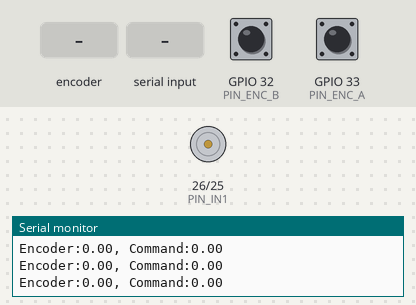
The sketch below on a simulated ESP32. Parts: motor-driver pin pairs drawn as motors (green arrow = first pin HIGH = forward, orange = second pin HIGH = backward, longer = more drive, scaled by the enable pin), the last lines printed to the serial monitor. Inputs (shaded band) come from the test bench; at power-on: GPIO 32 (PIN_ENC_B) HIGH, GPIO 33 (PIN_ENC_A) HIGH.

Above: at 1.2 s.
1.3 s: rotary encoder on GPIO 33 (PIN_ENC_A) / GPIO 32 (PIN_ENC_B) turned 3 steps (first pin leading)
At 1.64 s:
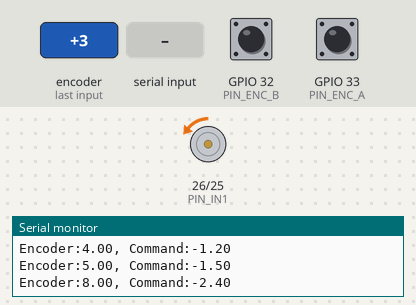
3.4 s: "a90\n" received over Serial
At 4.2 s:
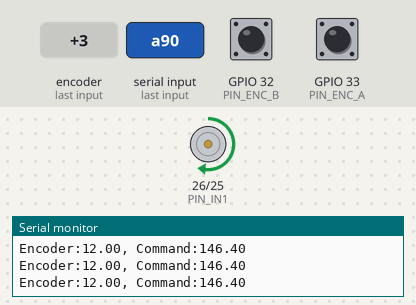
4.9 s: "p90\n" received over Serial
At 5.3 s:
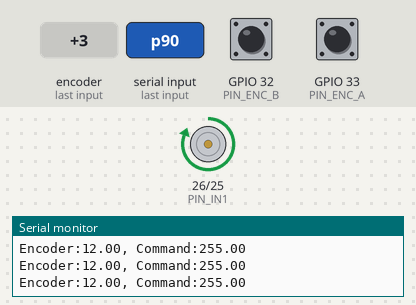
6.4 s: "z90\n" received over Serial
At 7.6 s:
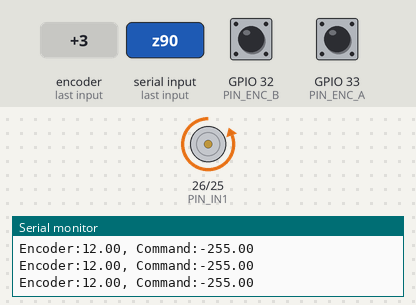
7.9 s: "a,45\n" received over Serial
At 8.8 s:
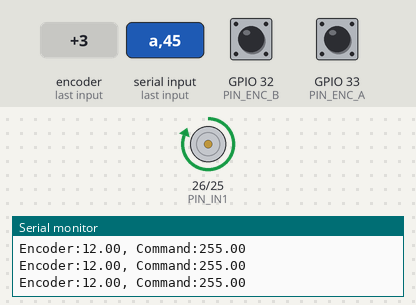
9.4 s: "z,45\n" received over Serial
At 10.0 s:
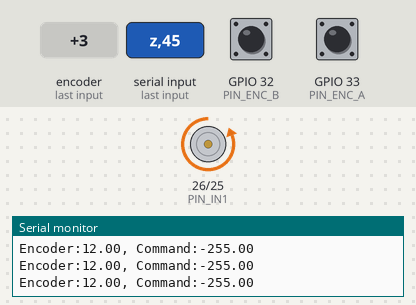
Timing chart, 0 to 11.9 s (numbered marks = the images above; inputs shaded):
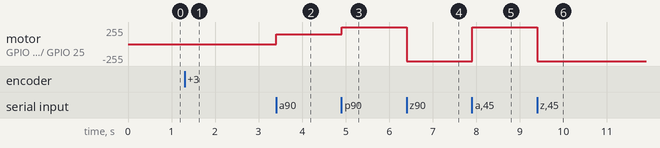

Measured:
- after the input at 1.3 s, motor on GPIO 26 (PIN_IN1) / GPIO 25 (PIN_IN2): stopped → backward 1/255 after 0.08 s, → backward 2/255 0.17 s later, → backward 3/255 0.17 s later
- after the input at 3.4 s, motor on GPIO 26 (PIN_IN1) / GPIO 25 (PIN_IN2): backward 3/255 → forward 145/255 at once
- after the input at 4.9 s, motor on GPIO 26 (PIN_IN1) / GPIO 25 (PIN_IN2): forward 145/255 → forward 255/255 at once
- after the input at 6.4 s, motor on GPIO 26 (PIN_IN1) / GPIO 25 (PIN_IN2): forward 255/255 → backward 255/255 at once
- after the input at 7.9 s, motor on GPIO 26 (PIN_IN1) / GPIO 25 (PIN_IN2): backward 255/255 → forward 255/255 at once
- after the input at 9.4 s, motor on GPIO 26 (PIN_IN1) / GPIO 25 (PIN_IN2): forward 255/255 → backward 255/255 at once

The sketch:

TT_Motor_PID_Control.ino
```cpp
/*
 * Motor Encoder PID Control — ESP32 + L298N + TT Motor
 * MET 382 Industrial Instrumentation and Controls
 *
 * Pins:
 *   IN1  -> GPIO 26  |  IN2 -> GPIO 25  |  ENA -> GPIO 27 (PWM)
 *   ENC A -> GPIO 32 |  ENC B -> GPIO 33
 */

// ── Pin Definitions ──────────────────────────────────────────────
#define PIN_IN1   26
#define PIN_IN2   25
#define PIN_ENA   27
#define PIN_ENC_A 33
#define PIN_ENC_B 32

// ── PWM Config ───────────────────────────────────────────────────
#define PWM_FREQ   20000  // 20kHz — silent
#define PWM_RES    8      // 8-bit: 0-255

// ── PID Sample Rate ──────────────────────────────────────────────
#define PID_INTERVAL_MS 10  // 100 Hz — run PID every 10ms

// ── PID Gains — tune these ───────────────────────────────────────
double Kp = 0.3;
double Ki = 0.0;
double Kd = 0.0;

// ── PID Internal State ───────────────────────────────────────────
double setpoint    = 0.0;   // target position (encoder counts)
double input       = 0.0;   // measured position (encoder counts)
double output      = 0.0;   // PID output (-255 to 255)

double error       = 0.0;   // current error = setpoint - input
double lastError   = 0.0;   // previous error (for derivative)
double integral    = 0.0;   // running sum of error over time

// Anti-windup: clamp integral so it can't grow unbounded
#define INTEGRAL_LIMIT 5000.0

// ── Encoder ──────────────────────────────────────────────────────
volatile long encoderPos = 0;

// ── Timing ───────────────────────────────────────────────────────
unsigned long lastPIDTime = 0;
unsigned long lastPlotTime = 0;

// ── Serial Input ─────────────────────────────────────────────────
String cmdBuffer = "";
double demand = 0.0;  // commanded setpoint from serial

// ════════════════════════════════════════════════════════════════
// ENCODER ISRs — full quadrature (4x resolution)
// IRAM_ATTR keeps ISR in RAM — required for reliability on ESP32
// ════════════════════════════════════════════════════════════════
void IRAM_ATTR doEncoderA() {
  if (digitalRead(PIN_ENC_A) == HIGH) {
    encoderPos += (digitalRead(PIN_ENC_B) == LOW) ? 1 : -1;
  } else {
    encoderPos += (digitalRead(PIN_ENC_B) == HIGH) ? 1 : -1;
  }
}

void IRAM_ATTR doEncoderB() {
  if (digitalRead(PIN_ENC_B) == HIGH) {
    encoderPos += (digitalRead(PIN_ENC_A) == HIGH) ? 1 : -1;
  } else {
    encoderPos += (digitalRead(PIN_ENC_A) == LOW)  ? 1 : -1;
  }
}

// ════════════════════════════════════════════════════════════════
// MOTOR DRIVER
// ════════════════════════════════════════════════════════════════
void setMotor(double pwmVal) {
  int duty = (int)constrain(abs(pwmVal), 0, 255);

  if (pwmVal > 0) {
    digitalWrite(PIN_IN1, HIGH);
    digitalWrite(PIN_IN2, LOW);
    ledcWrite(PIN_ENA, duty);
  } else if (pwmVal < 0) {
    digitalWrite(PIN_IN1, LOW);
    digitalWrite(PIN_IN2, HIGH);
    ledcWrite(PIN_ENA, duty);
  } else {
    digitalWrite(PIN_IN1, LOW);
    digitalWrite(PIN_IN2, LOW);
    ledcWrite(PIN_ENA, 0);
  }
}

// ════════════════════════════════════════════════════════════════
// PID ALGORITHM — the whole thing, fully visible
// Called every PID_INTERVAL_MS milliseconds
// ════════════════════════════════════════════════════════════════
void computePID() {
  double dt = PID_INTERVAL_MS / 1000.0;  // time step in seconds (0.01 s)

  // ── 1. ERROR ─────────────────────────────────────────────────
  // How far are we from where we want to be?
  error = setpoint - input;

  // ── 2. PROPORTIONAL ──────────────────────────────────────────
  // Output proportional to current error.
  // Large error -> large correction. Zero error -> zero P output.
  double P = Kp * error;

  // ── 3. INTEGRAL ───────────────────────────────────────────────
  // Accumulate error over time to eliminate steady-state error.
  // If the motor stalls just short of target, integral builds up
  // and pushes harder until error is zero.
  integral += error * dt;

  // Anti-windup: prevent integral from growing forever if motor
  // is saturated or blocked (would cause overshoot when released)
  integral = constrain(integral, -INTEGRAL_LIMIT, INTEGRAL_LIMIT);

  double I = Ki * integral;

  // ── 4. DERIVATIVE ─────────────────────────────────────────────
  // React to the RATE of change of error.
  // If error is shrinking fast, D term backs off the output —
  // this damps overshoot. Acts like a brake as we approach target.
  double derivative = (error - lastError) / dt;
  double D = Kd * derivative;

  // ── 5. TOTAL OUTPUT ───────────────────────────────────────────
  // Sum of all three terms. Sign determines motor direction.
  output = P + I + D;

  // Clamp output to motor driver range
  output = constrain(output, -255, 255);

  // Save error for next derivative calculation
  lastError = error;
}

// ════════════════════════════════════════════════════════════════
// SETUP
// ════════════════════════════════════════════════════════════════
void setup() {
  Serial.begin(115200);

  // Motor output pins
  pinMode(PIN_IN1, OUTPUT);
  pinMode(PIN_IN2, OUTPUT);

  // PWM on ENA
  ledcAttach(PIN_ENA, PWM_FREQ, PWM_RES);

  // Encoder input pins with pullups
  pinMode(PIN_ENC_A, INPUT_PULLUP);
  pinMode(PIN_ENC_B, INPUT_PULLUP);
  attachInterrupt(digitalPinToInterrupt(PIN_ENC_A), doEncoderA, CHANGE);
  attachInterrupt(digitalPinToInterrupt(PIN_ENC_B), doEncoderB, CHANGE);

  setMotor(0);

  Serial.println("=== MET 382 PID Motor Control ===");
  Serial.println("Commands (send via Serial Monitor):");
  Serial.println("  a        -> setpoint = 500 counts");
  Serial.println("  z        -> setpoint = 0 (return home)");
  Serial.println("  p<value> -> set Kp  e.g. p0.5");
  Serial.println("  i<value> -> set Ki  e.g. i0.01");
  Serial.println("  d<value> -> set Kd  e.g. d0.05");
  Serial.println("  s<value> -> set custom setpoint  e.g. s750");
  Serial.println("  r        -> reset encoder to zero");
  Serial.println();
  Serial.println("Encoder, Command");  // Serial Plotter header
}

// ════════════════════════════════════════════════════════════════
// LOOP
// ════════════════════════════════════════════════════════════════
void loop() {
  unsigned long now = millis();

  // ── Serial command handling ───────────────────────────────────
  while (Serial.available() > 0) {
    char c = Serial.read();
    if (c == '\n' || c == '\r') {
      if (cmdBuffer.length() > 0) {
        char  cmd = cmdBuffer.charAt(0);
        float val = cmdBuffer.substring(1).toFloat();

        switch (cmd) {
          case 'a':
            demand = 500;
            integral = 0;  // reset integral on new setpoint
            Serial.println("Setpoint -> 500");
            break;
          case 'z':
            demand = 0;
            integral = 0;
            Serial.println("Setpoint -> 0");
            break;
          case 's':
            demand = val;
            integral = 0;
            Serial.print("Setpoint -> "); Serial.println(demand);
            break;
          case 'p':
            Kp = val;
            Serial.print("Kp -> "); Serial.println(Kp);
            break;
          case 'i':
            Ki = val;
            integral = 0;
            Serial.print("Ki -> "); Serial.println(Ki);
            break;
          case 'd':
            Kd = val;
            Serial.print("Kd -> "); Serial.println(Kd);
            break;
          case 'r':
            encoderPos = 0;
            integral   = 0;
            lastError  = 0;
            demand     = 0;
            setMotor(0);
            Serial.println("Encoder reset.");
            break;
        }
        // Print current gains after any command
        Serial.printf("Gains -> Kp: %.4f  Ki: %.4f  Kd: %.4f\n", Kp, Ki, Kd);
        cmdBuffer = "";
      }
    } else {
      cmdBuffer += c;
    }
  }

  // ── PID loop — runs every PID_INTERVAL_MS ────────────────────
  if (now - lastPIDTime >= PID_INTERVAL_MS) {
    lastPIDTime = now;

    setpoint = demand;
    input    = (double)encoderPos;  // snapshot volatile

    computePID();
    setMotor(output);

    // Serial Plotter output — 10x slower than PID to avoid flooding
    if (now - lastPlotTime >= 100) {
      lastPlotTime = now;
      Serial.print("Encoder:"); Serial.print(input);
      Serial.print(", Command:"); Serial.println(output);
    }
  }
}
```
